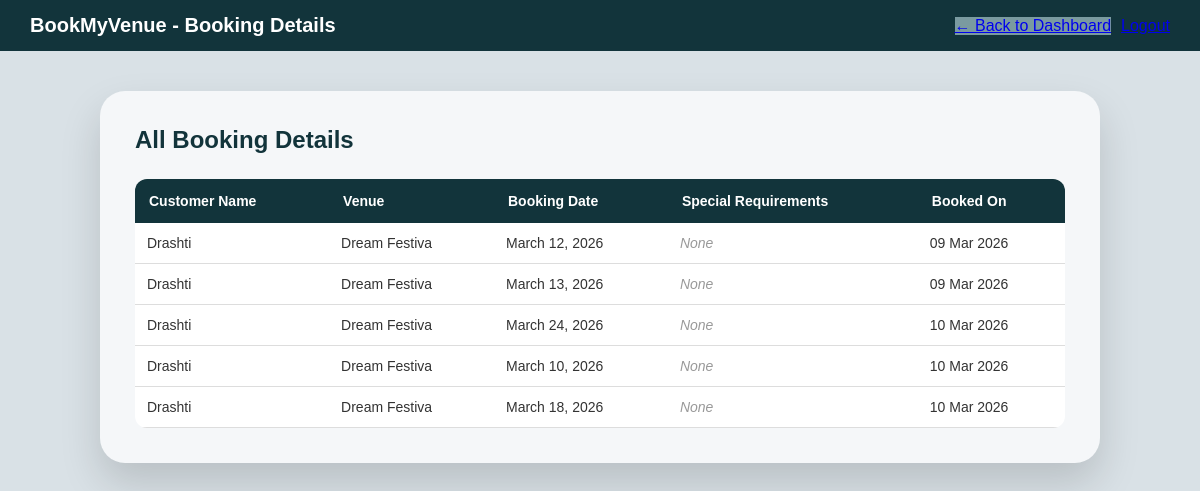
The app's page /owner/booking-details/ (signed in), older data.
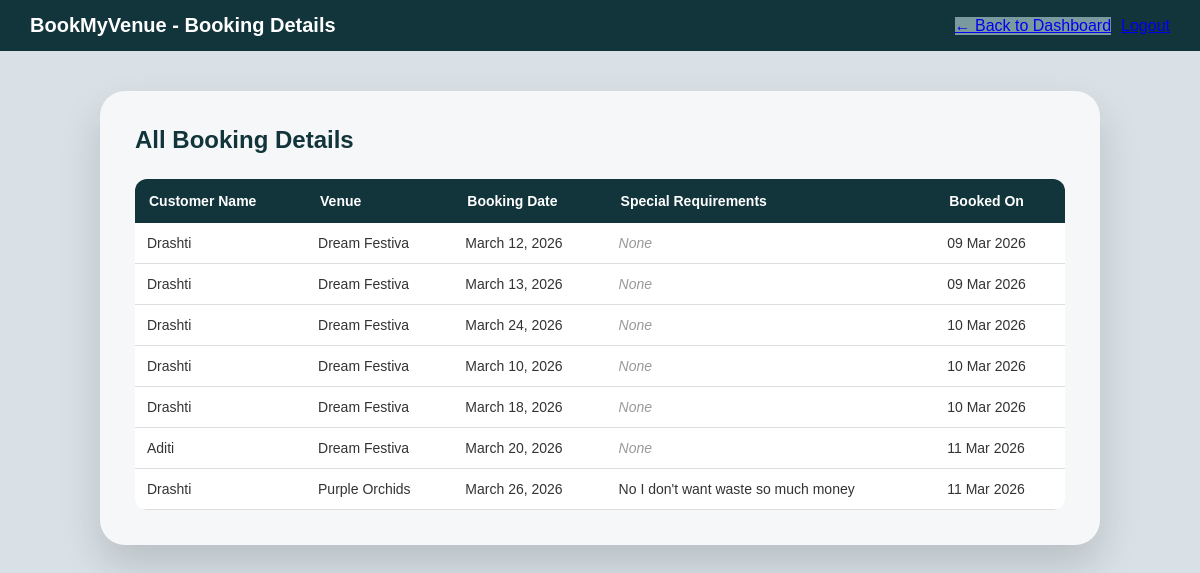
The same page, newer data.
### main/models.py (models this page shows, shortened)
class Booking(models.Model):
    venue = models.ForeignKey(Venue, on_delete=models.CASCADE, related_name='bookings')
    user = models.ForeignKey(User, on_delete=models.CASCADE, related_name='bookings')
    date = models.DateField()
    special_requirements = models.TextField(blank=True, null=True)
    created_at = models.DateTimeField(auto_now_add=True)
    class Meta:
        unique_together = ('venue', 'date')

class User(AbstractUser):
    role = models.CharField(
        max_length=15,
        choices=[
            ('venue_owner', 'Venue Owner'),
            ('user', 'User'),
        ],
        default='user'
    )

class Venue(models.Model):
    owner = models.ForeignKey(User, on_delete=models.CASCADE, related_name='venues')
    name = models.CharField(max_length=200)
    owner_name = models.CharField(max_length=200)
    address = models.TextField()
    city = models.CharField(max_length=100)
    state = models.CharField(max_length=100)
    capacity = models.IntegerField()
    total_area = models.CharField(max_length=50, blank=True, null=True)
    parking_area = models.CharField(max_length=50, blank=True, null=True)
    venue_type = models.CharField(max_length=20, choices=[('AC', 'AC'), ('Non-AC', 'Non-AC'), ('Both', 'Both')])
    facilities = models.TextField(blank=True, null=True)
    instructions = models.TextField(blank=True, null=True)
    price = models.DecimalField(max_digits=10, decimal_places=2)
    contact1 = models.CharField(max_length=15)
    contact2 = models.CharField(max_length=15, blank=True, null=True)
    created_at = models.DateTimeField(auto_now_add=True)

### main/views.py (the view)
# urls.py: path('owner/booking-details/', views.owner_booking_details, name='owner_booking_details'),
@login_required(login_url='login')
def owner_booking_details(request):
    owner = request.user
    bookings = Booking.objects.filter(
        venue__owner=owner
    ).select_related('venue', 'user')
    return render(
        request,
        'owner_booking_details.html',
        {'bookings': bookings}
    )

### main/templates/owner_booking_details.html (shortened to what this page needs)
{% load static %}
<!DOCTYPE html>
<html lang="en">
<head>
<link rel="stylesheet" href="{% static 'owner_booking_details.css' %}">
</head>
<body>
<nav class="navbar">
<span class="navbar-brand">
BookMyVenue - Booking Details
</span>
<div class="navbar-links">
<a href="{% url 'dashboard' %}" class="btn btn-secondary">
← Back to Dashboard
</a>
<a href="{% url 'logout' %}" class="btn btn-danger">
</a>
</div>
</nav>
<div class="page-wrapper">
<div class="container">
<h2>All Booking Details</h2>
{% if bookings %}
<table class="booking-table">
<thead>
<tr>
<th>Customer Name</th>
<th>Venue</th>
<th>Booking Date</th>
<th>Special Requirements</th>
<th>Booked On</th>
</tr>
</thead>
<tbody>
{% for booking in bookings %}
<tr>
<td>{{ booking.user.username }}</td>
<td>{{ booking.venue.name }}</td>
<td>{{ booking.date }}</td>
<td>
{% if booking.special_requirements %}
{{ booking.special_requirements }}
{% else %}
<span class="no-data">None</span>
{% endif %}
</td>
<td>{{ booking.created_at|date:"d M Y" }}</td>
</tr>
{% endfor %}
</tbody>
</table>
{% else %}
<div class="empty-state">
No bookings have been made yet.
</div>
{% endif %}
</div>
</div>
</body>
</html>

Row changes from the older to the newer data that the page shows:
added Booking: user.username "Aditi", venue.name "Dream Festiva", date "March 20, 2026", special_requirements "None", created_at "11 Mar 2026"
added Booking: user.username "Drashti", venue.name "Purple Orchids", date "March 26, 2026", special_requirements "No I don't want waste so much money", created_at "11 Mar 2026"
